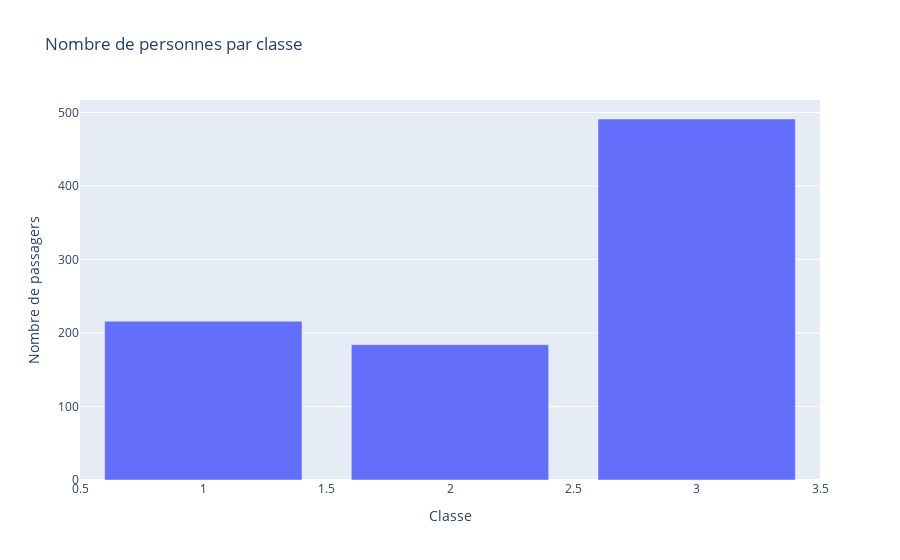

The notebook cell this image was saved under:
### Markdown cell above
#   NOMBRE DE PASSAGERS PAR CLASSE

### Code cell
import pandas as pd
import plotly.express as px

df = pd.read_csv('bdd/train.csv')

#Calculer le nombre de personnes par classe
pclass_counts = df['Pclass'].value_counts().reset_index()
pclass_counts.columns = ['Pclass', 'Count']

#Créer le graphique en barres
fig = px.bar(pclass_counts, x='Pclass', y='Count', title='Nombre de personnes par classe')
fig.update_layout(xaxis_title='Classe', yaxis_title='Nombre de passagers')
fig.show()

### Figure 1 — Plotly figure (JSON) as saved in the notebook; plotly's stock layout.template omitted (floating-point values rounded to 4 significant figures)
{"data": [{"hovertemplate": "Pclass=%{x}<br>Count=%{y}<extra></extra>", "legendgroup": "", "marker": {"color": "#636efa", "pattern": {"shape": ""}}, "name": "", "orientation": "v", "showlegend": false, "textposition": "auto", "type": "bar", "x": [3, 1, 2], "xaxis": "x", "y": [491, 216, 184], "yaxis": "y"}], "layout": {"barmode": "relative", "legend": {"tracegroupgap": 0}, "title": {"text": "Nombre de personnes par classe"}, "xaxis": {"anchor": "y", "domain": [0, 1], "title": {"text": "Classe"}}, "yaxis": {"anchor": "x", "domain": [0, 1], "title": {"text": "Nombre de passagers"}}}}
